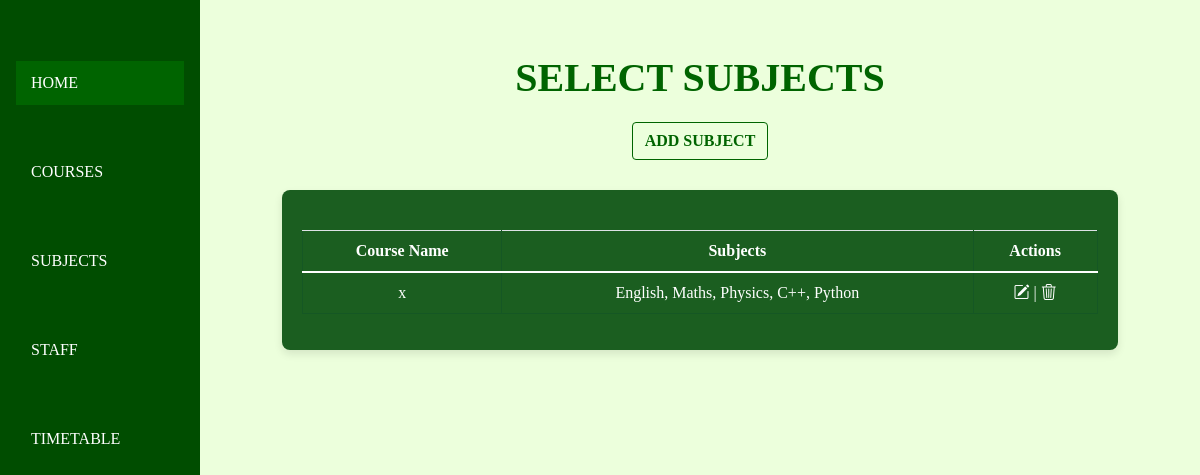
Screenshot of /Subjects with the database file from the repository.
### timetable/models.py (models this page shows, shortened)
class Course(models.Model):
    name = models.CharField(max_length=200)

class Subject(models.Model):
    subject_name = models.CharField(max_length=200)
    Course = models.ForeignKey(Course, on_delete=models.CASCADE, related_name='subjects')

### timetable/views.py (the view)
# urls.py: path('Subjects', views.Subjects, name="Subjects"),
def Subjects(request):
    subjects = Subject.objects.all()
    return render(request, 'Subjects.html', {'data': subjects})

### templates/Subjects.html (shortened to what this page needs)
{% extends 'index.html' %}
{% block content %}
{% load crispy_forms_tags %}
<link href="https://cdn.jsdelivr.net/npm/bootstrap@5.0.2/dist/css/bootstrap.min.css" rel="stylesheet">
<link rel="stylesheet" href="https://cdn.jsdelivr.net/npm/bootstrap-icons@1.10.5/font/bootstrap-icons.css">
<div class="container">
    <h1>SELECT SUBJECTS</h1>
    <a href="{% url 'create_subject' %}" class="btn btn-add">ADD SUBJECT</a>
    <div class="table-container">
        <table class="table table-hover">
            <thead>
                <tr>
                    <th scope="col">Course Name</th>
                    <th scope="col">Subjects</th>
                    <th scope="col">Actions</th>
                </tr>
            </thead>
            <tbody>
                {% regroup data by Course as grouped_subjects %}
                {% for course_group in grouped_subjects %}
                    <tr>
                        <td>{{ course_group.grouper.name }}</td>
                        <td>
                            {% for subject in course_group.list %}
                                {{ subject.subject_name }}{% if not forloop.last %}, {% endif %}
                            {% endfor %}
                        </td>
                        <td>
                            <a href="{% url 'update_subject' course_group.list.0.id %}"><i class="bi bi-pencil-square"></i></a> |
                            <a href="{% url 'delete_subject' course_group.list.0.id %}"><i class="bi bi-trash3"></i></a>
                        </td>
                    </tr>
                {% endfor %}
            </tbody>
        </table>
    </div>
</div>
{% endblock %}

### templates/index.html (style rules this page uses)
* { font-family:'Georgia'; }
body { display: flex; min-height: 100vh; margin: 0; }

### templates/Subjects.html (style rules this page uses)
body { font-family: 'Arial', sans-serif; background-color: #f8f9fa; }
h1 { text-align: center; color: Darkgreen; margin-top: 30px; font-weight: bold; }
.btn-add { color:darkgreen; border-color: darkgreen; display: block; width: fit-content; margin: 20px auto; font-weight: bold; transition: background-color 0.3s ease; }
.table-container { width: 90%; max-width: 1000px; margin: 30px auto; padding: 20px; background-color: #1b5e20; border-radius: 8px; box-shadow: 0 4px 8px rgba(0, 0, 0, 0.1); }
.table { width: 100%; margin-top: 20px; border-collapse: collapse; border:1px solid #ffff; }
th, td { padding: 12px; border: 1px solid #155724; text-align: center; color: white; }
th { background-color: #155724; }
td { background-color: #1b5e20; }
td i { color: #ffffff; cursor: pointer; transition: color 0.3s ease; }

### rows the page displays
Course: grouper.name "x"
Subject: subject_name "English"
Subject: subject_name "Maths"
Subject: subject_name "Physics"
Subject: subject_name "C++"
Subject: subject_name "Python"
